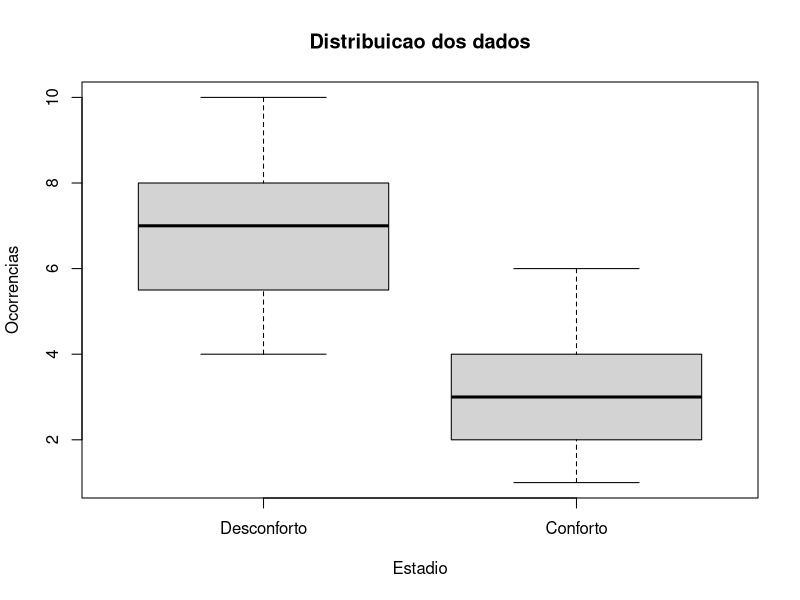
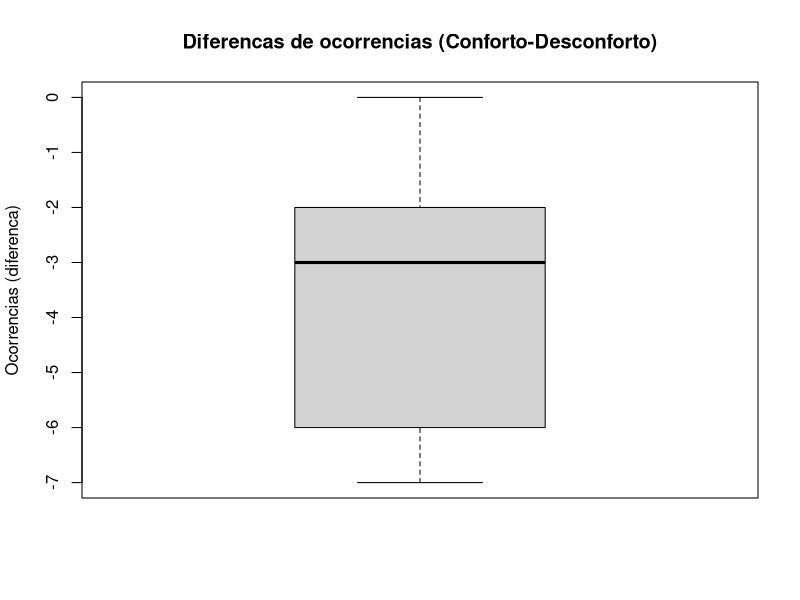
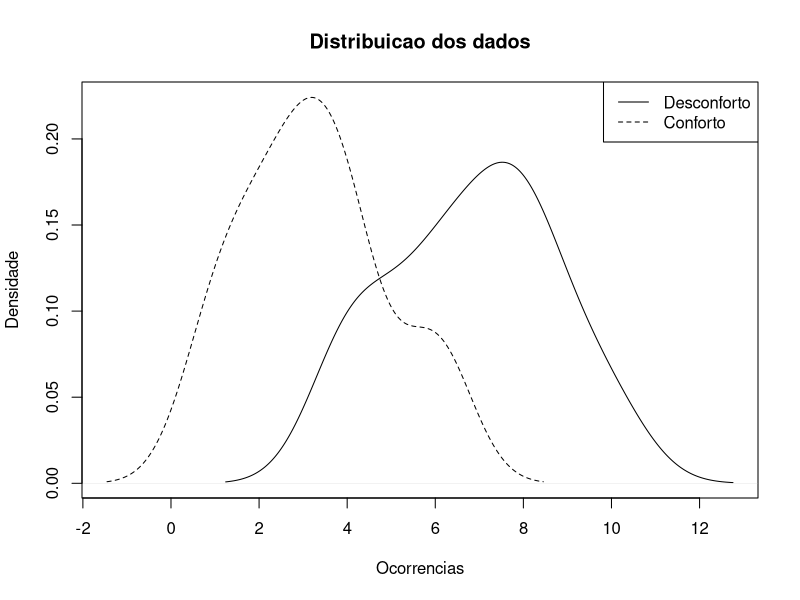
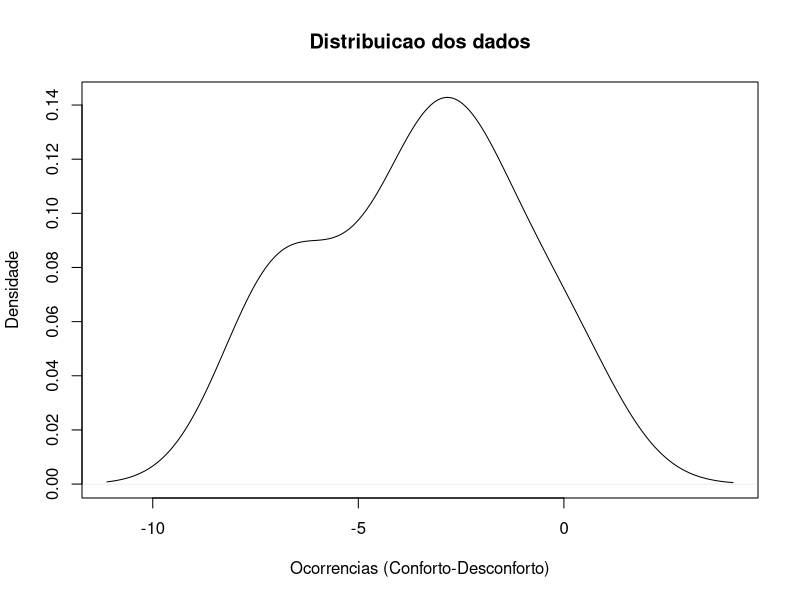
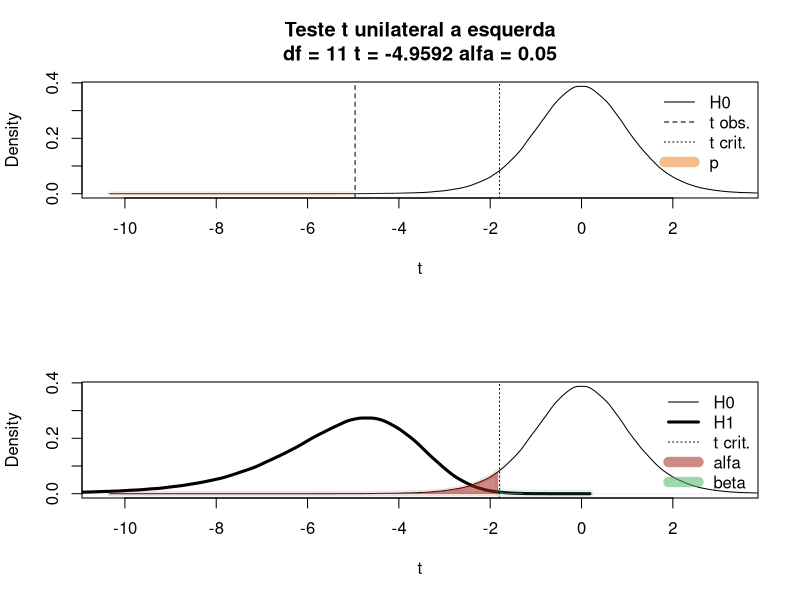

R code for these plots, in order:
# Teste t para duas condicoes dependentes, unilateral a esquerda

library(readxl)

# Exemplo:
# 
# A professora Yob esta interessada na violencia de massa durante as 
# partidas de futebol. Ela pensa que a violencia do grupo eh resultado 
# dos assentos desconfortaveis do estádio. Por isso, Yob modifica dois
# estadios diferentes na Inglaterra. Em um estadio coloca assentos bem 
# apertados e desconfortaveis. No outro, instala assentos confortaveis, 
# com muito espaço para as pernas e entre os assentos adjacentes. 
# A professora organiza uma competicao, de modo que um clube jogue 
# metade das partidas em um estadio e a outra metade no outro estadio. 
# Ela acompanha um grupo de 12 fas adolescentes agressivos e grosseiros 
# do clube e registra o numero de vezes que cada um eh preso ou expulso 
# do estadio. Preve que o numero de prisoes e expulsoes sera menor no 
# estadio que apresenta os assentos mais confortaveis.

# suppress warnings
options(warn=-1)

# H0: mu_conforto - mu_desconforto = 0 
# H1: mu_conforto - mu_desconforto < 0 
alfa <- 0.05 # nivel de significancia adotado
# nome do arquivo de saída (se NA, saida em tela)
cat ("Voce pode guardar os resultados em um arquivo\n") 
cat ("(deixando em branco, a saida eh feita na tela)\n") 
filename <- readline(prompt="Nome do arquivo: ")
if (filename == "") {filename <- NA}

# define os nomes das variaveis para os graficos
vi_name <- "Estadio"
vd_name <- "Ocorrencias"

Dtfrm <- read_excel("Violencia_estadios.xlsx", sheet = "dependente")
# diferenca entre a terceira e a segunda coluna
Dtfrm$dif  <-  Dtfrm$Conforto - Dtfrm$Desconforto

# Graficos (estatistica descritiva)
filegrf <- c()
filenum <- 0
# boxplot de cada conjunto de dados
if (!is.na(filename))
{
  filenum <- filenum+1
  filegrf <- c(filegrf, paste(filename,"_boxplot.png", sep="")); 
  png(filegrf[filenum], width = 600, height = 400)
}
boxplot (unlist(Dtfrm[2]), unlist(Dtfrm[3]), 
         names= c(names(Dtfrm)[2],names(Dtfrm)[3]),
         main="Distribuicao dos dados",xlab=vi_name,ylab=vd_name)
if (!is.na(filename))
{
  dev.off()
}
# boxplot da diferenca  entre os dois conjuntos de dados
if (!is.na(filename))
{
  filenum <- filenum+1
  filegrf <- c(filegrf, paste(filename,"_boxplot_dif.png", sep="")); 
  png(filegrf[filenum], width = 600, height = 400)
}
boxplot (Dtfrm$dif, 
         main=paste("Diferencas de ocorrencias (",names(Dtfrm)[3],"-",names(Dtfrm)[2],")",sep=""),
         xlab="", ylab=paste (vd_name," (diferenca)",sep=""))
if (!is.na(filename))
{
  dev.off()
}
# density plot
if (!is.na(filename))
{
  filenum <- filenum+1
  filegrf <- c(filegrf, paste(filename,"_densplot.png", sep="")); 
  png(filegrf[filenum], width = 600, height = 400)
}
densidade1 <- density(unlist(Dtfrm[2]))
densidade2 <- density(unlist(Dtfrm[3]))
plot (densidade1, main="Distribuicao dos dados",
      xlab=vd_name,ylab="Densidade",
      xlim = c(min(densidade1$x,densidade2$x),max(densidade1$x,densidade2$x)),
      ylim = c(min(densidade1$y,densidade2$y),max(densidade1$y,densidade2$y))
      )
lines (densidade2, lty=2)
legend ("topright",c(names(Dtfrm)[2],names(Dtfrm)[3]),lty=c(1,2))
if (!is.na(filename))
{
  dev.off()
}
# density plot das diferencas
if (!is.na(filename))
{
  filenum <- filenum+1
  filegrf <- c(filegrf, paste(filename,"_densplot_dif.png", sep="")); 
  png(filegrf[filenum], width = 600, height = 400)
}
densidade <- density(Dtfrm$dif)
plot (densidade, main="Distribuicao dos dados",
      xlab=paste(vd_name," (",names(Dtfrm)[3],"-",names(Dtfrm)[2],")", sep=""),ylab="Densidade"
)
if (!is.na(filename))
{
  dev.off()
}

# coeficiente de correlacao de Pearson
corr_test <- cor.test(Dtfrm$Desconforto,Dtfrm$Conforto)

# significancia estatistica
t_out <- t.test(Dtfrm$dif,mu=0,alternative="less")
t <- t_out$statistic
F <- t^2
df <- t_out$parameter
eta2 <- F/(F+df)
f2 <- eta2/(1-eta2)
# Elis P (2010) The essential guide to effect sizes. Cambrige 
if (eta2 <0.01) {mag_eta2<-c("Desprezivel")} 
if (eta2>=0.01 && eta2<0.06) {mag_eta2<-c("Pequeno")} 
if (eta2>=0.06 && eta2<0.14) {mag_eta2<-c("Intermediario")}
if (eta2>=0.14) {mag_eta2<-c("Grande")}

ncp <- t
if (t_out$alternative == "greater")
{
  q <- qt(1-alfa, df)
  power <- 1 - pt(q,df,ncp)
}
if (t_out$alternative == "less")
{
  q <- qt(alfa, df)
  power <- pt(q,df,ncp)
}
if (t_out$alternative == "two.sided")
{
  q <- c(qt(alfa/2,df), qt(alfa/2,df,lower.tail=FALSE))
  power <- pt(q[1],df,ncp)+(1-pt(q[2],df,ncp))
}
R2aj <- (F-1)/(F+df)

# tamanho de efeito d de Cohen
dp <- sd(Dtfrm$dif)
m <- t_out$estimate
d <- abs(t_out$statistic)/sqrt(t_out$parameter+1)
# Sawilowsky, S (2009) New effect size rules of thumb. Journal of Modern Applied Statistical Methods 8(2): 467-74.
if (d<0.01) {mag_Cohen<-c("Desprezivel")} 
if (d>=0.01 && d<0.2) {mag_Cohen<-c("Muito pequeno")} 
if (d>=0.2 && d<0.5) {mag_Cohen<-c("Pequeno")}
if (d>=0.5 && d<0.8) {mag_Cohen<-c("Intermediario")}
if (d>=0.8 && d<1.2) {mag_Cohen<-c("Grande")}
if (d>=1.2 && d<2) {mag_Cohen<-c("Muito grande")} 
if (d>=2) {mag_Cohen<-c("Enorme")}

# media e dp das dist. t central e nao-central
mediaH0 <- 0
dpH0 <- sqrt(df/(df-2))
beta <- sqrt(df/2)*gamma((df-1)/2)/gamma(df/2)
mediaH1 <- ncp*beta
dpH1 <- sqrt((df*(1+ncp^2)/(df-2))-mediaH1^2)

# distribuicao t sob H0 (central: ncp = 0)
tH0 <- rt(1e6, df)
dtH0 <- density(tH0)

# distribuicao t sob H1, ncp = t
tH1 <- rt(1e6, df, ncp)
dtH1 <- density(tH1)

if (!is.na(filename))
{
  filetxt <- paste(filename,".txt", sep="")
  sink (filetxt)
  cat ("---------------------------------------\n")
  cat("Processando:",filename,"\n")
  cat ("---------------------------------------\n\n")
} 

# sumarizando 
cat("\nEsquema de 5 estatisticas de Tukey & media\n")

cat("\nTamanho da amostra: ",length(Dtfrm$dif),"\n", sep="")

cat("\nNumero de ocorrencias em ",names(Dtfrm)[2],":\n", sep="")
sumario <- summary(Dtfrm[[2]], digits = 3)
print (sumario)
cat("Numero de ocorrencias em ",names(Dtfrm)[3],":\n", sep="")
sumario <- summary(Dtfrm[[3]], digits = 3)
print (sumario)
cat("Diferenca do numero de ocorrencias (",names(Dtfrm)[3]," - ",names(Dtfrm)[2],"):\n", sep="")
sumario <- summary(Dtfrm$dif, digits = 3)
print (sumario)

cat("\nCoeficiente de correlacao de Pearson\n")
print (corr_test)
cat("Analise de significancia estatistica: valor-p\n")
print(t_out)

# Grafico
par(mfrow = c(2, 1)) # grid 2 linhas e 1 coluna
if (!is.na(filename))
{
  filenum <- filenum+1
  filegrf <- c(filegrf, paste(filename,"_t.png", sep="")); 
  png(filegrf[filenum], width = 600, height = 800)
}
for (g in 1:2)
{
  # limites de x
  min_x <- min(mediaH0-3*dpH0, mediaH1-3*dpH1)
  max_x <- max(mediaH0+3*dpH0, mediaH1+3*dpH1)
  
  if (g == 1)
  {
    plot(dtH0,
         main=paste("Teste t unilateral a esquerda\ndf =",df,"t =",round(t,5),"alfa =",alfa),
         xlab="t", 
         xlim=c(min_x,max_x),
         lwd=1, lty=1
    )
    # area do valor p
    abline(v=t,lwd=1,lty=2)

    if (t_out$alternative == "greater")
    {
      polx <- dtH0$x[dtH0$x>=t]; polx <- c(min(polx),polx,max(polx))
      poly <- dtH0$y[dtH0$x>=t]; poly <- c(0,poly,0)
    }
    if (t_out$alternative == "less")
    {
      polx <- dtH0$x[dtH0$x<=t]; polx <- c(min(polx),polx,max(polx))
      poly <- dtH0$y[dtH0$x<=t]; poly <- c(0,poly,0)
    }
    if (t_out$alternative == "two.sided")
    {
      polx <- dtH0$x[dtH0$x>=t]; 
      polx <- dtH0$x[dtH0$x<=t]; polx <- c(min(polx),polx,max(polx))
      poly <- dtH0$y[dtH0$x>=t]; 
      poly <- dtH0$y[dtH0$x<=t]; poly <- c(0,poly,0)
    }
    polygon(polx,poly,border="#EE802622",col="#EE802688",lwd=5)
    # t critico
    abline(v=q, lty = 3)
    # legenda
    legend ("topright",
            c("H0","t obs.","t crit.","p"), 
            lwd=c(1,1,1,10),
            lty=c(1,2,3,1),
            pch=NA,
            col=c("black","black","black","#EE802688"),
            box.lwd=0, bg="transparent")
  }
  if (g == 2)
  {
    plot(dtH0,
         main=NA,
         xlab="t", 
         xlim=c(min_x,max_x),
         lwd=1, lty=1
    )
    lines(dtH1,lwd=3,lty=1)
    # area alfa
    abline(v=q, lty = 3)
    if (t_out$alternative == "greater")
    {
      polx <- dtH0$x[dtH0$x>=q]; polx <- c(min(polx),polx,max(polx))
      poly <- dtH0$y[dtH0$x>=q]; poly <- c(0,poly,0)
    }
    if (t_out$alternative == "less")
    {
      polx <- dtH0$x[dtH0$x<=q]; polx <- c(min(polx),polx,max(polx))
      poly <- dtH0$y[dtH0$x<=q]; poly <- c(0,poly,0)
    }
    if (t_out$alternative == "two.sided")
    {
      polx <- dtH0$x[dtH0$x>=q]; 
      polx <- dtH0$x[dtH0$x<=q]; polx <- c(min(polx),polx,max(polx))
      poly <- dtH0$y[dtH0$x>=q]; 
      poly <- dtH0$y[dtH0$x<=q]; poly <- c(0,poly,0)
    }
    polygon(polx,poly,border="#a3261b22",col="#a3261b88",lwd=5)
    # area beta
    if (t_out$alternative == "greater")
    {
      polx <- dtH1$x[dtH1$x<=q]; polx <- c(min(polx),polx,max(polx))
      poly <- dtH1$y[dtH1$x<=q]; poly <- c(0,poly,0)
    }
    if (t_out$alternative == "less")
    {
      polx <- dtH1$x[dtH1$x>=q]; polx <- c(min(polx),polx,max(polx))
      poly <- dtH1$y[dtH1$x>=q]; poly <- c(0,poly,0)
    }
    if (t_out$alternative == "two.sided")
    {
      polx <- dtH1$x[dtH1$x<=q]; 
      polx <- dtH1$x[dtH1$x>=q]; polx <- c(min(polx),polx,max(polx))
      poly <- dtH1$y[dtH1$x<=q]; 
      poly <- dtH1$y[dtH1$x>=q]; poly <- c(0,poly,0)
    }
    polygon(polx,poly,border="#4EB26522",col="#4EB26588",lwd=8)
    
    # legenda
    legend ("topright",
            c("H0","H1","t crit.","alfa","beta"), 
            lwd=c(1,3,1,10,10),
            lty=c(1,1,3,1,1),
            pch=NA,
            col=c("black","black","black","#a3261b88","#4EB26588"),
            box.lwd=0, bg="transparent")
  }
  
}
if (!is.na(filename))
{
  dev.off()
}
par(mfrow = c(1, 1)) # restaura grid 1 linha e 1 coluna

cat("\nReferencial teorico:\n")
cat("\tvalor-p =",t_out$p.value,"\n")
cat("sob H0: distribuicao t com media = ",mediaH0," e d.p. = ",dpH0,"\n",sep="")
cat("sob H1: distribuicao t com media = ",mediaH1," e d.p. = ",dpH1,"\n",sep="")
cat("\n")
cat("Analise de significancia pratica: tamanho de efeito\n")
cat("\td de Cohen = ",d," (",mag_Cohen,")","\n",sep="")
cat("\teta^2 = R^2 = ",eta2," (",mag_eta2,")\n",sep="")
cat("\nSelecao de modelo:\n")
cat("\tR^2 ajustado =",R2aj)

if (!is.na(filename))
{
  cat ("\n-----------------------------------------\n")
  cat("\nVerifique também os graficos:\n")
  for (g in 1:filenum)
  {
    cat ("- ",filegrf[g],"\n")
  }
  cat (  "-----------------------------------------\n")
  sink()
  cat ("\nRelatorio disponivel em ",filetxt,"\n")
} else
{
  cat("\nVerifique também os graficos\n")
}

# enable warnings
options(warn=0)
